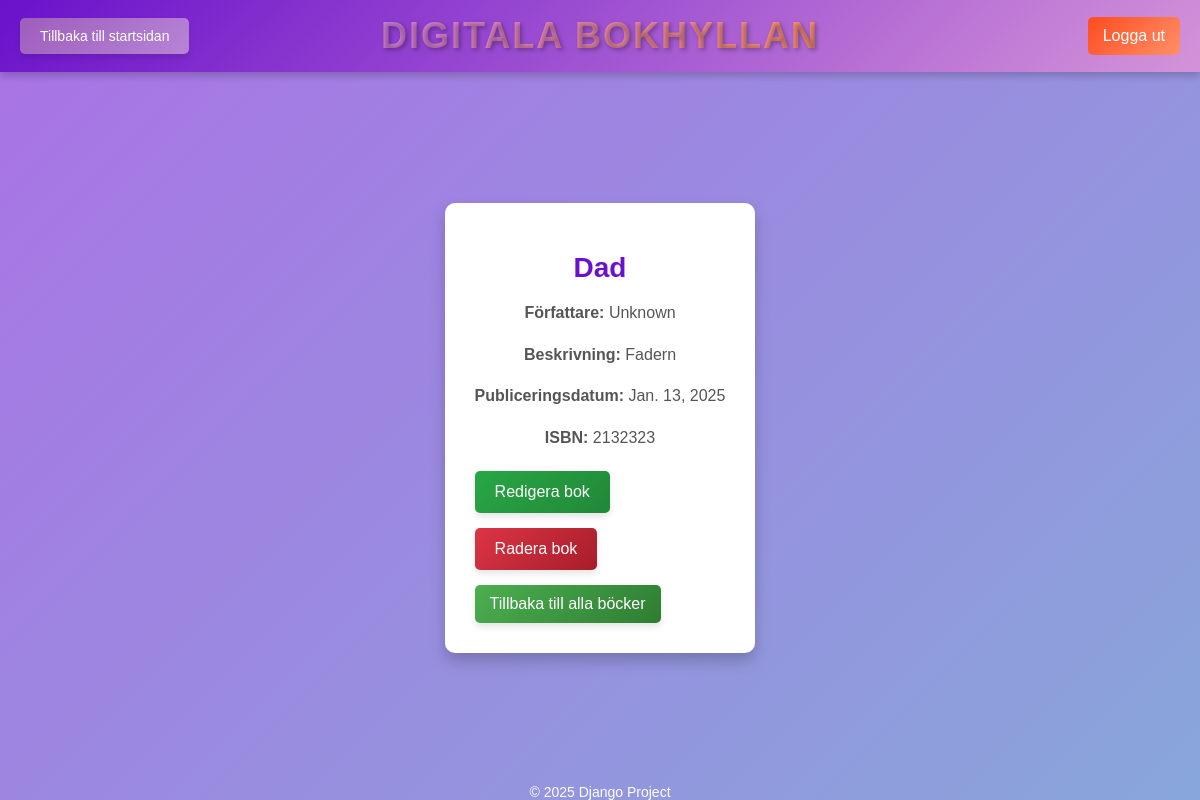
Screenshot of /books/2/ (signed in) with the database file from the repository.
### books/models.py (models this page shows, shortened)
class Book(models.Model):
    title = models.CharField(max_length=200)
    author = models.CharField(max_length=100)
    description = models.TextField(blank=True, null=True)
    published_date = models.DateField()
    isbn = models.CharField(max_length=13, unique=True)
    created_at = models.DateTimeField(auto_now_add=True)
    updated_at = models.DateTimeField(auto_now=True)

### books/views.py (the view)
# urls.py: path('books/<int:pk>/', book_detail, name='book-detail'),  # Visa detaljer om en bok
def book_detail(request, pk):
    book = get_object_or_404(Book, pk=pk)  # Hämta boken eller visa 404
    return render(request, 'books/book_detail.html', {'book': book})

### books/templates/books/book_detail.html (shortened to what this page needs)
{% extends 'books/base.html' %}
{% block content %}
<div class="container book-detail-container">
    <h1 class="main-title">{{ book.title }}</h1>
    <div class="description">
        <p><strong>Författare:</strong> {{ book.author }}</p>
        <p><strong>Beskrivning:</strong> {{ book.description }}</p>
        <p><strong>Publiceringsdatum:</strong> {{ book.published_date }}</p>
        <p><strong>ISBN:</strong> {{ book.isbn }}</p>
    </div>
    <div class="button-group">
        <a href="{% url 'edit-book' pk=book.id %}" class="btn edit-btn">Redigera bok</a>
        <form action="{% url 'delete-book' pk=book.id %}" method="post" style="display: inline;">
            <button type="submit" class="btn delete-btn" onclick="return confirm('Är du säker på att du vill radera denna bok?')">Radera bok</button>
        </form>
        <a href="{% url 'book-list' %}" class="btn home-btn">Tillbaka till alla böcker</a>
    </div>
</div>
{% endblock %}

### books/static/books/styles.css (style rules this page uses)
body { font-family: Arial, sans-serif; background: linear-gradient(135deg, #aa72e5, #88a6da); color: #333; margin: 0; display: flex; flex-direction: column; min-height: 100vh; }
.main-title { color: #6a11cb; font-size: 32px; text-align: center; margin-bottom: 15px; }
.description { font-size: 18px; text-align: center; color: #555; margin-bottom: 20px; }
.btn { display: inline-block; padding: 10px 20px; font-size: 16px; text-align: center; text-decoration: none; color: white; background: linear-gradient(135deg, #6a11cb, #2575fc); border-radius: 5px; cursor: pointer; transition: background 0.3s ease; }
.btn { display: inline-block; padding: 10px 15px; font-size: 14px; text-align: center; text-decoration: none; color: white; background: linear-gradient(135deg, #6a11cb, #2575fc); border-radius: 5px; cursor: pointer; transition: background 0.3s ease; border: none; }
.edit-btn { background: linear-gradient(135deg, #28a745, #218838); }
.delete-btn { background: linear-gradient(135deg, #dc3545, #a71d2a); }
.main-title { color: #6a11cb; font-size: 28px; text-align: center; margin-bottom: 15px; }
.btn { display: inline-block; padding: 12px 20px; font-size: 16px; color: #fff; text-align: center; text-decoration: none; border-radius: 5px; cursor: pointer; transition: background 0.3s ease, box-shadow 0.3s ease; box-shadow: 0 4px 6px rgba(0, 0, 0, 0.1); }
.home-btn { background: linear-gradient(135deg, #6a11cb, #2575fc); }
.main-title { font-size: 28px; color: #6a11cb; text-align: center; margin-bottom: 15px; }
.description { font-size: 18px; color: #555; text-align: center; margin-bottom: 20px; }
.button-group { display: flex; justify-content: space-between; gap: 10px; }
.book-detail-container { max-width: 600px; margin: 40px auto; padding: 30px; background: #ffffff; border-radius: 10px; box-shadow: 0 8px 15px rgba(0, 0, 0, 0.2); }
.book-detail-container p { font-size: 16px; color: #555; line-height: 1.6; margin-bottom: 15px; }
.button-group { display: flex; flex-direction: column; gap: 15px; margin-top: 20px; align-items: flex-start; }
.home-btn { display: inline-block; padding: 10px 15px; font-size: 16px; text-align: center; color: white; text-decoration: none; background: linear-gradient(135deg, #4caf50, #2e7d32); border-radius: 5px; transition: background 0.3s ease, box-shadow 0.3s ease; box-shadow: 0 4px 6px rgba(0, 0, 0, 0.1); }

### rows the page displays
Book: title "Dad", author "Unknown", description "Fadern", published_date "Jan. 13, 2025", isbn "2132323"
